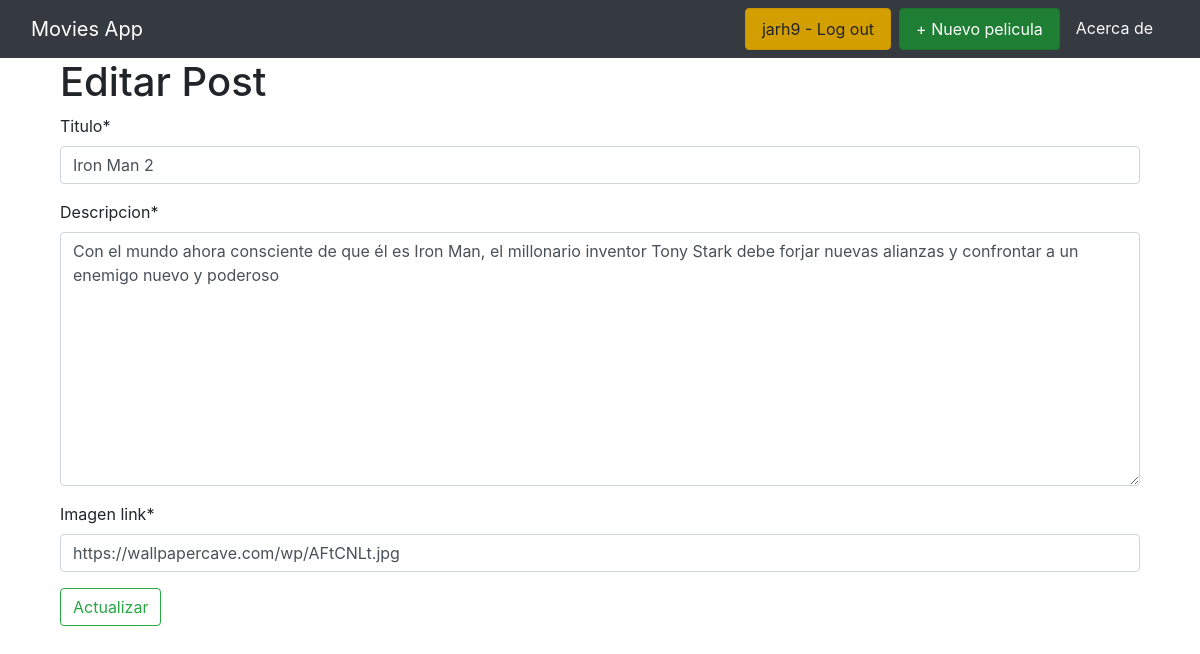
Screenshot of /post/1/edit/ (signed in) with the database file from the repository.
### blog/models.py (models this page shows, shortened)
class Post(models.Model):
    titulo = models.CharField(max_length=200)
    autor = models.ForeignKey(
        get_user_model(),
        on_delete=models.CASCADE,
    )
    cuerpo = models.TextField("Descripcion")
    imagen = models.CharField( "Imagen link", max_length=500 )
    genero = models.IntegerField(
        default=1,
        choices=product_genero,
    )

### blog/views.py (the view)
# urls.py: path('post/<int:pk>/edit/', BlogUpdateView.as_view(), name='post_edit'),
class BlogUpdateView(UpdateView):
    model = Post
    template_name = 'post_edit.html'
    fields = ['titulo', 'cuerpo','imagen']
    def dispatch(self, request, *args, **kwargs):
        obj = self.get_object()
        if obj.autor != self.request.user:
            raise PermissionDenied
        return super().dispatch(request, *args, **kwargs)

### templates/post_edit.html
{% extends 'base.html' %}
{% load crispy_forms_tags %}
{% block content %}
<div class="container">
    <h1>Editar Post</h1>
    <form action="" method="POST">{% csrf_token %}
        {{ form|crispy }}
        <input class="btn btn-outline-success" type="submit" value="Actualizar">
    </form>
</div>
{% endblock content %}

### templates/base.html (shortened to what this page needs)
{% load static %}
<html>
<head>
    <link href="{% static 'css/base.css' %}" rel="stylesheet">
    <link rel="stylesheet" href="https://stackpath.bootstrapcdn.com/bootstrap/4.1.3/css/bootstrap.min.css"
>
</head>
<body>
    {%if user.is_authenticated %}
    <nav class="navbar navbar-dark bg-dark">
        <div class="container-fluid">
            <a class="navbar-brand" href="{% url 'home' %}">Movies App</a>
            <div class="d-flex">
                <a class="btn btn-warning ml-2  nav-link active" href="{% url 'logout' %}">{{ user.username }} - Log out</a>
                <a class="btn btn-success ml-2  nav-link active" href="{% url 'post_new' %}">+ Nuevo pelicula</a>
                <a class="nav-link text-light" href="{% url 'about' %}">Acerca de</a>
            </div>
        </div>
    </nav>
    {% endif %}
    <div class="container">
        {% block content %}
        {% endblock content %}
    </div>
</body>
</html>

### static/css/base.css (style rules this page uses)
body { font-family: 'Source Sans Pro', sans-serif; font-size: 18px; }

### rows the page displays
Post: titulo "Iron Man 2", cuerpo "Con el mundo ahora consciente de que él es Iron Man, el millonario inventor Tony Stark debe forjar nuevas alianzas y confrontar a un enemigo nuevo y poderoso", imagen "https://wallpapercave.com/wp/AFtCNLt.jpg"

### other values shown
{{ user.username }} "jarh9"
